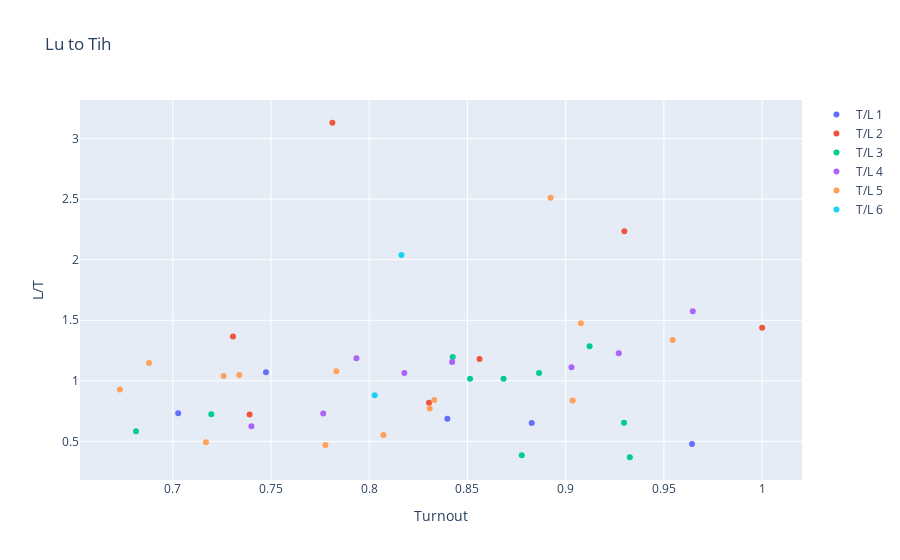

The code cell stored with this chart in its notebook:
### Code cell
lu_to_tih('town_below100')
